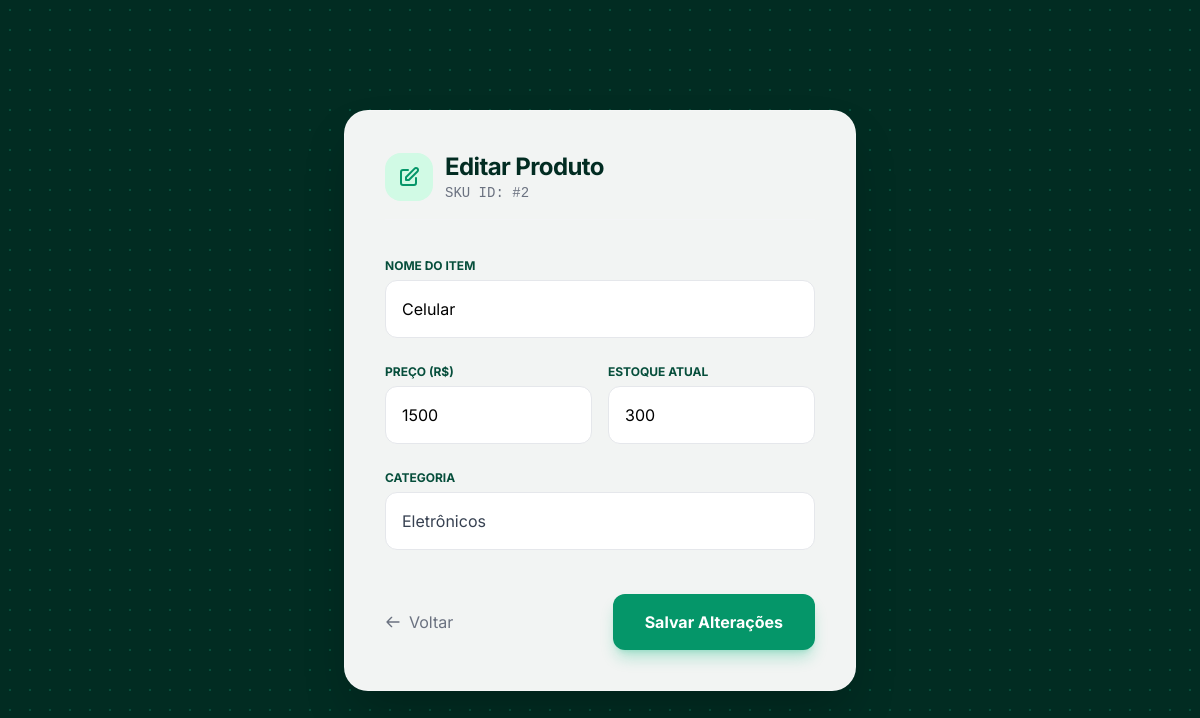
The app's page /produtos/2/editar, older data.
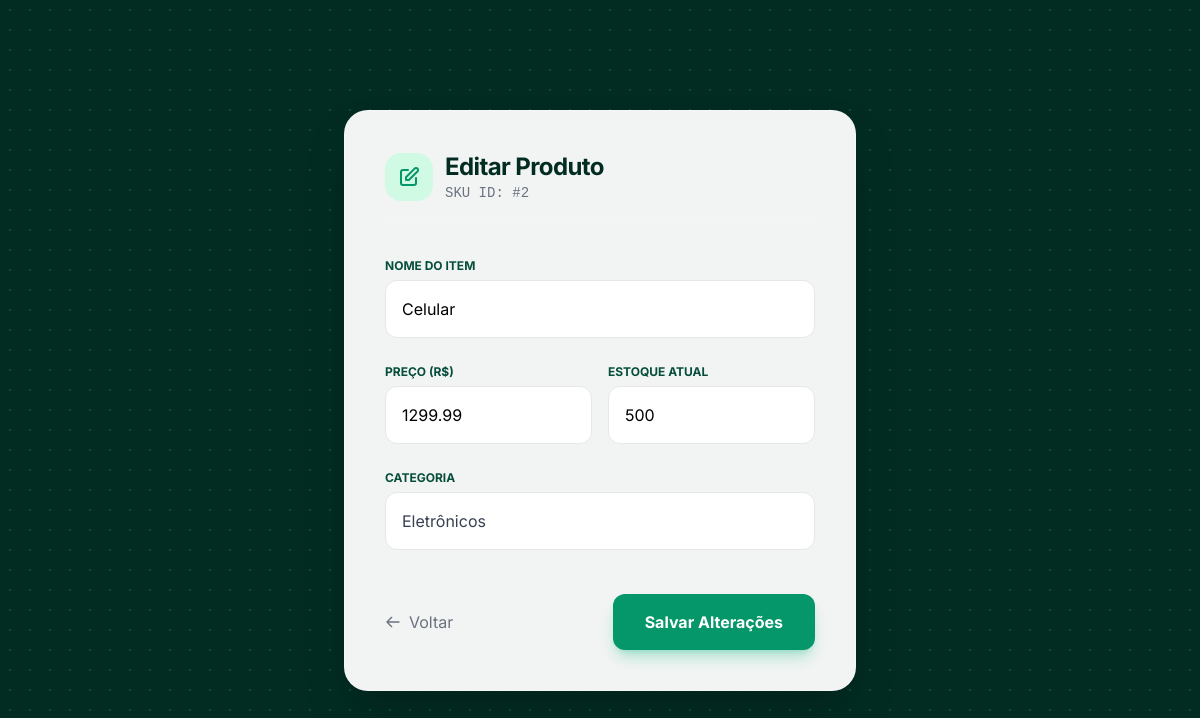
The same page, newer data.
### models.py (models this page shows)
class Produto(Base):
    __tablename__ = 'produtos'
    id = Column(Integer, primary_key=True, autoincrement=True)
    nome = Column(String, nullable=False)
    preco = Column(Integer, nullable=False)
    estoque = Column(Integer, nullable=False)
    categoria_id = Column(Integer, ForeignKey('categorias.id'), nullable=False)
    categoria = relationship("Categoria", back_populates="produtos")

class Categoria(Base):
    __tablename__ = 'categorias'
    id = Column(Integer, primary_key=True, autoincrement=True)
    nome = Column(String, nullable=False)
    descricao = Column(String, nullable=True)
    produtos = relationship("Produto", back_populates="categoria")

### main.py (the view)
@app.get("/produtos/{id}/editar")
def editar_produto(id: int, request: Request, db: Session = Depends(get_db)):
    produto = db.query(Produto).filter_by(id=id).first()
    categorias = db.query(Categoria).all()  # Necessário para o select de categorias
    return templates.TemplateResponse(
        request,
        "atualizar_produto.html",
        {
            "request": request,
            "produto": produto,
            "categorias": categorias
        }
    )

### templates/atualizar_produto.html (shortened to what this page needs)
<!DOCTYPE html>
<html lang="pt-br">
<head>
    <script src="https://cdn.tailwindcss.com"></script>
</head>
<body class="flex items-center justify-center min-h-screen p-4">
    <div class="bg-white/95 backdrop-blur-sm p-10 rounded-3xl shadow-2xl w-full max-w-lg border border-white/20">
        <div class="flex items-center gap-3 mb-8 pb-4 border-b border-gray-100">
            <div class="p-3 bg-emerald-100 rounded-2xl text-emerald-600">
                <svg class="w-6 h-6" fill="none" stroke="currentColor" viewBox="0 0 24 24"><path stroke-linecap="round" stroke-linejoin="round" stroke-width="2" d="M11 5H6a2 2 0 00-2 2v11a2 2 0 002 2h11a2 2 0 002-2v-5m-1.414-9.414a2 2 0 112.828 2.828L11.828 15H9v-2.828l8.586-8.586z"></path></svg>
            </div>
            <div>
                <h2 class="text-2xl font-bold text-emerald-950 tracking-tight">Editar Produto</h2>
                <p class="text-sm text-gray-500 font-mono">SKU ID: #{{ produto.id }}</p>
            </div>
        </div>
        <form action="/produtos/{{ produto.id }}/editar" method="POST" class="space-y-5">
            <div class="space-y-1">
                <label class="text-xs font-bold text-emerald-900 uppercase">Nome do Item</label>
                <input type="text" name="nome" value="{{ produto.nome }}" required class="w-full border border-gray-200 p-4 rounded-xl focus:ring-2 focus:ring-emerald-200 bg-white">
            </div>
            <div class="grid grid-cols-2 gap-4">
                <div class="space-y-1">
                    <label class="text-xs font-bold text-emerald-900 uppercase">Preço (R$)</label>
                    <input type="number" step="0.01" name="preco" value="{{ produto.preco }}" required class="w-full border border-gray-200 p-4 rounded-xl focus:ring-2 focus:ring-emerald-200 bg-white">
                </div>
                <div class="space-y-1">
                    <label class="text-xs font-bold text-emerald-900 uppercase">Estoque Atual</label>
                    <input type="number" name="estoque" value="{{ produto.estoque }}" required class="w-full border border-gray-200 p-4 rounded-xl focus:ring-2 focus:ring-emerald-200 bg-white">
                </div>
            </div>
            <div class="space-y-1">
                <label class="text-xs font-bold text-emerald-900 uppercase">Categoria</label>
                <select name="categoria_id" required class="w-full border border-gray-200 p-4 rounded-xl focus:ring-2 focus:ring-emerald-200 bg-white appearance-none text-gray-700">
                    {% for cat in categorias %}
                    <option value="{{ cat.id }}" {% if cat.id == produto.categoria_id %}selected{% endif %}>
                        {{ cat.nome }}
                    </option>
                    {% endfor %}
                </select>
            </div>
            <div class="flex justify-between items-center pt-6">
                <a href="/produtos" class="text-gray-500 hover:text-emerald-700 transition flex items-center gap-2">
                    <svg class="w-4 h-4" fill="none" stroke="currentColor" viewBox="0 0 24 24"><path stroke-linecap="round" stroke-linejoin="round" stroke-width="2" d="M10 19l-7-7m0 0l7-7m-7 7h18"></path></svg>
                    Voltar
                </a>
                <button type="submit" class="bg-emerald-600 text-white px-8 py-4 rounded-xl font-bold hover:bg-emerald-700 shadow-lg shadow-emerald-500/30">
                    Salvar Alterações
                </button>
            </div>
        </form>
    </div>
</body>
</html>

Row changes from the older to the newer data that the page shows:
changed Produto "Celular": preco "1500" → "1299.99"; estoque "300" → "500"
